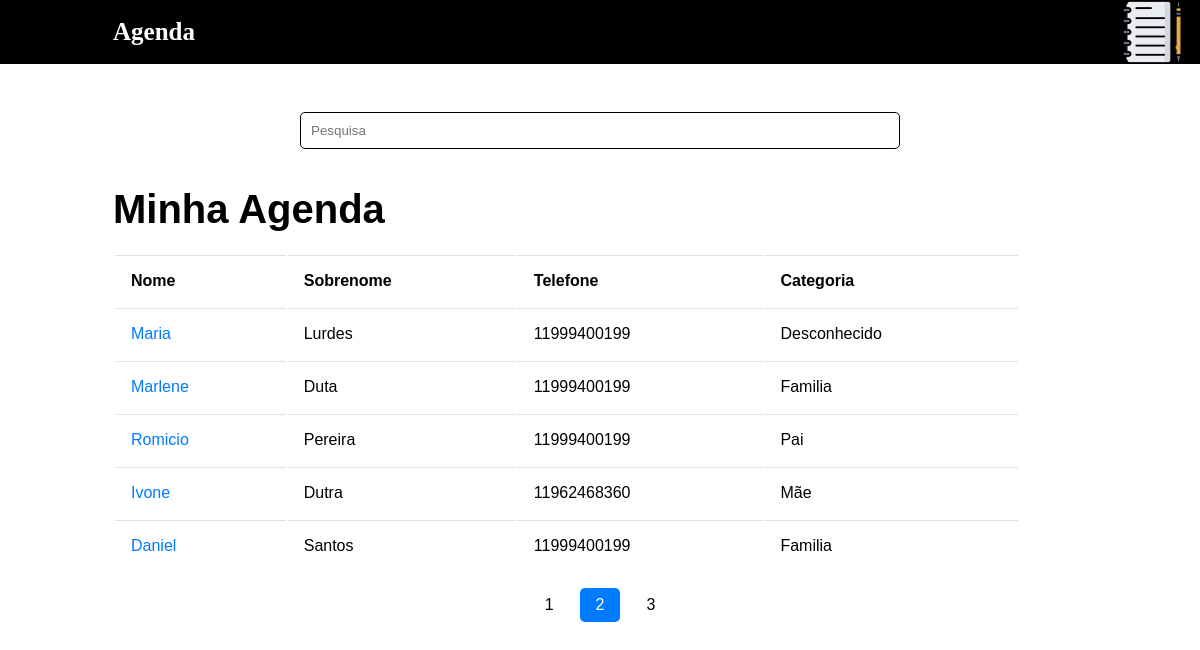
Screenshot of /?p=2&termo= with the database file from the repository.
### contatos/models.py (models this page shows, shortened)
class Contato(models.Model):
    nome = models.CharField(max_length=35, blank=False, null=False)
    sobrenome = models.CharField(max_length=35, blank=False, null=False)
    telefone = models.CharField(max_length=30, blank=False, null=False)
    email = models.EmailField(max_length=45, blank=True, null=True)
    data_criacao = models.DateTimeField(default=timezone.now)
    descricao = models.TextField(blank=True)
    categoria = models.ForeignKey(Categoria, on_delete=models.DO_NOTHING)
    imagem = models.ImageField(blank=True, upload_to='imagens/')
    mostrar = models.BooleanField(default=True)

class Categoria(models.Model):
    nome = models.CharField(max_length=35, blank=False, null=False)
    def __str__(self):
        return self.nome

### contatos/views.py (the view)
# urls.py: path('', index),
def index(request):
    data = {}
    contatos = Contato.objects.order_by('-id')
    paginator = Paginator(contatos, 5)
    page = request.GET.get('p')
    contatos = paginator.get_page(page)
    data['pessoa'] = contatos
    return render(request, 'contatos/index.html', data)

### templates/contatos/index.html (shortened to what this page needs)
{% load static %}
<!DOCTYPE html>
<html lang="pt-br">
  <head>
    <link rel="stylesheet" href="{% static 'css/index.css' %}" />
    <link rel="stylesheet" href="{% static 'css/menu.css' %}" />
  </head>
  <body>
    <header>
      <h1>
        <a class="title" href="{% url 'index' %}">Agenda</a>
        <img id="img" src="{% static 'img/caderno.png' %}" alt="Logo-agenda">
      </h1>
    </header>
    <main>
      <section>
        <form method="GET" action="{% url 'busca' %}">
          <input type="search" value="{{ request.GET.termo }}" name="termo" placeholder="Pesquisa" />
        </form>
      </section>
      <h2>Minha Agenda</h2>
      <table>
        <tr>
          <th>Nome</th>
          <th>Sobrenome</th>
          <th>Telefone</th>
          <th class="deactivate">Categoria</th>
        </tr>
        {% for contato in pessoa %}
          {% if contato.mostrar %}
            <tr>
              <td>
                <a href="{% url 'contato_detalhe' contato.id %}"
                  >{{ contato.nome }}</a
                >
              </td>
              <td>{{ contato.sobrenome }}</td>
              <td>{{ contato.telefone }}</td>
              <td class="deactivate">{{ contato.categoria }}</td>
            </tr>
          {% endif %}
        {% endfor %}
      </table>
      <ul class="pagination">
        {% for paginas in pessoa.paginator.page_range %}
          {% if pessoa.number == paginas %}
            <li><a class="active" href="?p={{ paginas }}&termo={{ request.GET.termo }}">{{ paginas }}</a></li>
          {% else %}
            <li><a href="?p={{ paginas }}&termo={{ request.GET.termo }}">{{ paginas }}</a></li>
          {% endif %}
        {% endfor %}
      </ul>
    </main>
  </body>
</html>

### files/css/index.css (style rules this page uses)
main { font-family: sans-serif; }
section { font-family: sans-serif; }
form { display: flex; align-items: center; justify-content: center; }
form input { width: 50%; padding: 10px; border: 1px solid black; border-radius: 5px; margin-bottom: 1rem; outline: none; }
h2 { font-size: 40px; line-height: 5.5rem; padding-left: 1.3rem; }
table { padding-left: 1rem; }
tr { text-align: justify; }
a { text-decoration: none; color: #007bff; cursor: pointer; }
td, th { word-wrap: break-word; padding: 1rem; border-top: 1px solid #dee2e6; }
ul.pagination { display: inline-block; padding: 10px; margin: 0; display: flex; align-items: center; justify-content: center; }
ul.pagination li { display: inline; }
ul.pagination li a { color: black; float: left; margin: 5px; padding: 8px 16px; text-decoration: none; border-radius: 5px; }
ul.pagination li a.active { background-color: #007bff; color: white; border-radius: 5px; }
@media (min-width: 600px) { h2, table { padding-left: 113px; } }
@media (min-width: 600px) { table { width: 85%; } }

### files/css/menu.css (style rules this page uses)
* { margin: 0; padding: 0; box-sizing: border-box; }
header { background-color: black; }
h1 { display: flex; align-items: center; justify-content: space-between; font-size: 25px; padding-left: 1rem; margin-right: 1rem; margin-bottom: 3rem; color: white; }
.title { color: white; text-decoration: none; }
@media (min-width: 600px) { h1 { padding-left: 113px; } }

### rows the page displays
Contato: nome "Maria", sobrenome "Lurdes", telefone "11999400199", categoria "Desconhecido"
Contato: nome "Marlene", sobrenome "Duta", telefone "11999400199", categoria "Familia"
Contato: nome "Romicio", sobrenome "Pereira", telefone "11999400199", categoria "Pai"
Contato: nome "Ivone", sobrenome "Dutra", telefone "11962468360", categoria "Mãe"
Contato: nome "Daniel", sobrenome "Santos", telefone "11999400199", categoria "Familia"

### other values shown
{{ paginas }} "1" "3"
{{ paginas }} "2"
